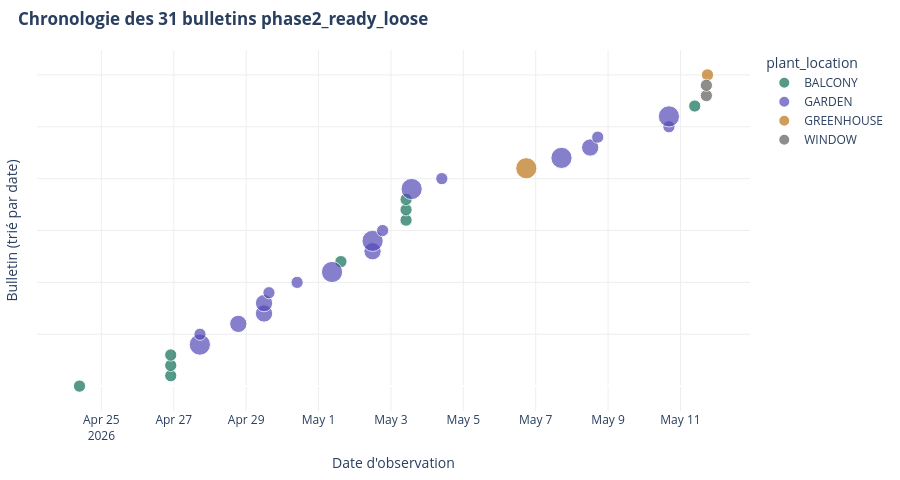

Here is the notebook cell this chart was saved with:
### Markdown cell above
## 5. Chronologie des observations (plotly)

Survol pour voir chaque bulletin individuellement.

### Code cell
df_time = df_ready_loose.sort_values('datetime_observation').reset_index(drop=True)
df_time['y'] = range(len(df_time))
df_time['hover'] = df_time.apply(
    lambda r: f"#{int(r['bulletin_id'])} · {r['datetime_observation'].strftime('%Y-%m-%d %H:%M')}<br>"
              f"{r['nom_espece'] or '?'} · {r['city'] or '?'}<br>"
              f"Diagnostic: {(r['nom_bioagresseur'] or 'Non renseigné')}<br>"
              f"Status: {r['status']}<br>"
              f"Plant location: {r['plant_location']}",
    axis=1
)

fig = px.scatter(
    df_time,
    x='datetime_observation', y='y',
    color='plant_location',
    size='n_images', size_max=15,
    hover_name='hover',
    hover_data={'datetime_observation': False, 'y': False,
                'plant_location': False, 'n_images': False},
    color_discrete_sequence=[C_SECONDARY, C_PRIMARY, C_ACCENT, C_NEUTRAL],
)
fig.update_layout(
    title=dict(
        text='<b>Chronologie des 31 bulletins phase2_ready_loose</b>',
        x=0.02, xanchor='left'
    ),
    xaxis_title='Date d\'observation',
    yaxis_title='Bulletin (trié par date)',
    yaxis_showticklabels=False,
    height=480,
    plot_bgcolor='white',
    margin=dict(l=20, r=20, t=50, b=20),
)
fig.update_xaxes(showgrid=True, gridcolor='#eee')
fig.update_yaxes(showgrid=True, gridcolor='#eee')
fig.show()

print(f"Période : {df_time['datetime_observation'].min().date()} → {df_time['datetime_observation'].max().date()}")
print(f"Durée : {(df_time['datetime_observation'].max() - df_time['datetime_observation'].min()).days} jours")

### Figure 1 — Plotly figure (JSON) as saved in the notebook; plotly's stock layout.template omitted (floating-point values rounded to 4 significant figures)
{"data": [{"customdata": [["BALCONY", 1], ["BALCONY", 1], ["BALCONY", 1], ["BALCONY", 1], ["BALCONY", 1], ["BALCONY", 1], ["BALCONY", 1], ["BALCONY", 1], ["BALCONY", 1]], "hovertemplate": "<b>%{hovertext}</b><br><br><extra></extra>", "hovertext": ["#18 · 2026-04-24 09:29<br>Fève · Nantes<br>Diagnostic: nan<br>Status: NOT_CONFIRMED<br>Plant location: BALCONY", "#4 · 2026-04-26 22:00<br>Laitue · Nantes<br>Diagnostic: nan<br>Status: NOT_CONFIRMED<br>Plant location: BALCONY", "#6 · 2026-04-26 22:00<br>Laitue · Nantes<br>Diagnostic: Pucerons<br>Status: CONFIRMED<br>Plant location: BALCONY", "#5 · 2026-04-26 22:00<br>Laitue · Nantes<br>Diagnostic: nan<br>Status: NOT_CONFIRMED<br>Plant location: BALCONY", "#64 · 2026-05-01 14:49<br>Poivron · Villeurbanne<br>Diagnostic: nan<br>Status: NOT_CONFIRMED<br>Plant location: BALCONY", "#79 · 2026-05-03 10:01<br>Haricot à rames · Lausanne<br>Diagnostic: nan<br>Status: NOT_CONFIRMED<br>Plant location: BALCONY", "#78 · 2026-05-03 10:01<br>Haricot à rames · Lausanne<br>Diagnostic: nan<br>Status: NOT_CONFIRMED<br>Plant location: BALCONY", "#80 · 2026-05-03 10:03<br>Haricot à rames · Lausanne<br>Diagnostic: nan<br>Status: NOT_CONFIRMED<br>Plant location: BALCONY", "#132 · 2026-05-11 09:26<br>Basilic · Saint-Alban<br>Diagnostic: Mildiou<br>Status: CONFIRMED<br>Plant location: BALCONY"], "legendgroup": "BALCONY", "marker": {"color": "#0F6E56", "size": [1, 1, 1, 1, 1, 1, 1, 1, 1], "sizemode": "area", "sizeref": 0.01333, "symbol": "circle"}, "mode": "markers", "name": "BALCONY", "orientation": "v", "showlegend": true, "type": "scatter", "x": ["2026-04-24T09:29:43.000000000", "2026-04-26T22:00:12.000000000", "2026-04-26T22:00:12.000000000", "2026-04-26T22:00:12.000000000", "2026-05-01T14:49:19.000000000", "2026-05-03T10:01:22.000000000", "2026-05-03T10:01:22.000000000", "2026-05-03T10:03:28.000000000", "2026-05-11T09:26:56.000000000"], "xaxis": "x", "y": [0, 1, 2, 3, 12, 16, 17, 18, 27], "yaxis": "y"}, {"customdata": [["GARDEN", 3], ["GARDEN", 1], ["GARDEN", 2], ["GARDEN", 2], ["GARDEN", 2], ["GARDEN", 1], ["GARDEN", 1], ["GARDEN", 3], ["GARDEN", 2], ["GARDEN", 3], ["GARDEN", 1], ["GARDEN", 3], ["GARDEN", 1], ["GARDEN", 3], ["GARDEN", 2], ["GARDEN", 1], ["GARDEN", 1], ["GARDEN", 3]], "hovertemplate": "<b>%{hovertext}</b><br><br><extra></extra>", "hovertext": ["#10 · 2026-04-27 17:18<br>Chou Cabus · Nantes<br>Diagnostic: Piéride du chou<br>Status: CONFIRMED<br>Plant location: GARDEN", "#11 · 2026-04-27 17:22<br>Courgette · Malaucène<br>Diagnostic: nan<br>Status: NOT_CONFIRMED<br>Plant location: GARDEN", "#21 · 2026-04-28 18:47<br>Tomate · Gondecourt<br>Diagnostic: nan<br>Status: NOT_CONFIRMED<br>Plant location: GARDEN", "#22 · 2026-04-29 11:51<br>Épinard · Palaiseau<br>Diagnostic: Escargots et Limaces<br>Status: CONFIRMED<br>Plant location: GARDEN", "#23 · 2026-04-29 11:51<br>Épinard · Palaiseau<br>Diagnostic: nan<br>Status: NOT_CONFIRMED<br>Plant location: GARDEN", "#27 · 2026-04-29 15:08<br>Thym · Rennes<br>Diagnostic: nan<br>Status: NOT_CONFIRMED<br>Plant location: GARDEN", "#31 · 2026-04-30 09:47<br>Courgette · Flétrange<br>Diagnostic: nan<br>Status: NOT_CONFIRMED<br>Plant location: GARDEN", "#48 · 2026-05-01 08:57<br>Groseiller · Freneuse<br>Diagnostic: nan<br>Status: NOT_CONFIRMED<br>Plant location: GARDEN", "#73 · 2026-05-02 11:47<br>Melon · L'Isle<br>Diagnostic: nan<br>Status: NOT_CONFIRMED<br>Plant location: GARDEN", "#74 · 2026-05-02 11:50<br>Melon · L'Isle<br>Diagnostic: nan<br>Status: NOT_CONFIRMED<br>Plant location: GARDEN", "#76 · 2026-05-02 18:29<br>Framboisier · Rouilly-Saint-Loup<br>Diagnostic: nan<br>Status: NOT_CONFIRMED<br>Plant location: GARDEN", "#84 · 2026-05-03 13:43<br>Tomate · Hénin-Beaumont<br>Diagnostic: nan<br>Status: NOT_CONFIRMED<br>Plant location: GARDEN", "#89 · 2026-05-04 09:45<br>Basilic · Flétrange<br>Diagnostic: nan<br>Status: NOT_CONFIRMED<br>Plant location: GARDEN", "#107 · 2026-05-07 17:05<br>Framboisier · Dompierre-les-Ormes<br>Diagnostic: nan<br>Status: NOT_CONFIRMED<br>Plant location: GARDEN", "#111 · 2026-05-08 12:06<br>Courgette · Sainte-Luce-sur-Loire<br>Diagnostic: nan<br>Status: NOT_CONFIRMED<br>Plant location: GARDEN", "#118 · 2026-05-08 17:06<br>Tomate · Antony<br>Diagnostic: nan<br>Status: NOT_CONFIRMED<br>Plant location: GARDEN", "#127 · 2026-05-10 16:19<br>Fraisier cultivé · Daux<br>Diagnostic: nan<br>Status: NOT_CONFIRMED<br>Plant location: GARDEN", "#128 · 2026-05-10 16:20<br>Fraisier cultivé · Daux<br>Diagnostic: nan<br>Status: NOT_CONFIRMED<br>Plant location: GARDEN"], "legendgroup": "GARDEN", "marker": {"color": "#534AB7", "size": [3, 1, 2, 2, 2, 1, 1, 3, 2, 3, 1, 3, 1, 3, 2, 1, 1, 3], "sizemode": "area", "sizeref": 0.01333, "symbol": "circle"}, "mode": "markers", "name": "GARDEN", "orientation": "v", "showlegend": true, "type": "scatter", "x": ["2026-04-27T17:18:21.000000000", "2026-04-27T17:22:57.000000000", "2026-04-28T18:47:56.000000000", "2026-04-29T11:51:06.000000000", "2026-04-29T11:51:49.000000000", "2026-04-29T15:08:06.000000000", "2026-04-30T09:47:01.000000000", "2026-05-01T08:57:33.000000000", "2026-05-02T11:47:54.000000000", "2026-05-02T11:50:22.000000000", "2026-05-02T18:29:39.000000000", "2026-05-03T13:43:46.000000000", "2026-05-04T09:45:08.000000000", "2026-05-07T17:05:45.000000000", "2026-05-08T12:06:56.000000000", "2026-05-08T17:06:38.000000000", "2026-05-10T16:19:24.000000000", "2026-05-10T16:20:24.000000000"], "xaxis": "x", "y": [4, 5, 6, 7, 8, 9, 10, 11, 13, 14, 15, 19, 20, 22, 23, 24, 25, 26], "yaxis": "y"}, {"customdata": [["GREENHOUSE", 3], ["GREENHOUSE", 1]], "hovertemplate": "<b>%{hovertext}</b><br><br><extra></extra>", "hovertext": ["#104 · 2026-05-06 17:45<br>Aubergine · Alençon<br>Diagnostic: nan<br>Status: NOT_CONFIRMED<br>Plant location: GREENHOUSE", "#134 · 2026-05-11 17:54<br>Courgette · Alençon<br>Diagnostic: nan<br>Status: NOT_CONFIRMED<br>Plant location: GREENHOUSE"], "legendgroup": "GREENHOUSE", "marker": {"color": "#BA7517", "size": [3, 1], "sizemode": "area", "sizeref": 0.01333, "symbol": "circle"}, "mode": "markers", "name": "GREENHOUSE", "orientation": "v", "showlegend": true, "type": "scatter", "x": ["2026-05-06T17:45:01.000000000", "2026-05-11T17:54:34.000000000"], "xaxis": "x", "y": [21, 30], "yaxis": "y"}, {"customdata": [["WINDOW", 1], ["WINDOW", 1]], "hovertemplate": "<b>%{hovertext}</b><br><br><extra></extra>", "hovertext": ["#135 · 2026-05-11 17:09<br>Thym · Châtellerault<br>Diagnostic: nan<br>Status: NOT_CONFIRMED<br>Plant location: WINDOW", "#136 · 2026-05-11 17:09<br>Thym · Châtellerault<br>Diagnostic: nan<br>Status: NOT_CONFIRMED<br>Plant location: WINDOW"], "legendgroup": "WINDOW", "marker": {"color": "#5F5E5A", "size": [1, 1], "sizemode": "area", "sizeref": 0.01333, "symbol": "circle"}, "mode": "markers", "name": "WINDOW", "orientation": "v", "showlegend": true, "type": "scatter", "x": ["2026-05-11T17:09:51.000000000", "2026-05-11T17:09:51.000000000"], "xaxis": "x", "y": [28, 29], "yaxis": "y"}], "layout": {"height": 480, "legend": {"itemsizing": "constant", "title": {"text": "plant_location"}, "tracegroupgap": 0}, "margin": {"b": 20, "l": 20, "r": 20, "t": 50}, "plot_bgcolor": "white", "title": {"text": "<b>Chronologie des 31 bulletins phase2_ready_loose</b>", "x": 0.02, "xanchor": "left"}, "xaxis": {"anchor": "y", "domain": [0, 1], "gridcolor": "#eee", "showgrid": true, "title": {"text": "Date d'observation"}}, "yaxis": {"anchor": "x", "domain": [0, 1], "gridcolor": "#eee", "showgrid": true, "showticklabels": false, "title": {"text": "Bulletin (trié par date)"}}}}
